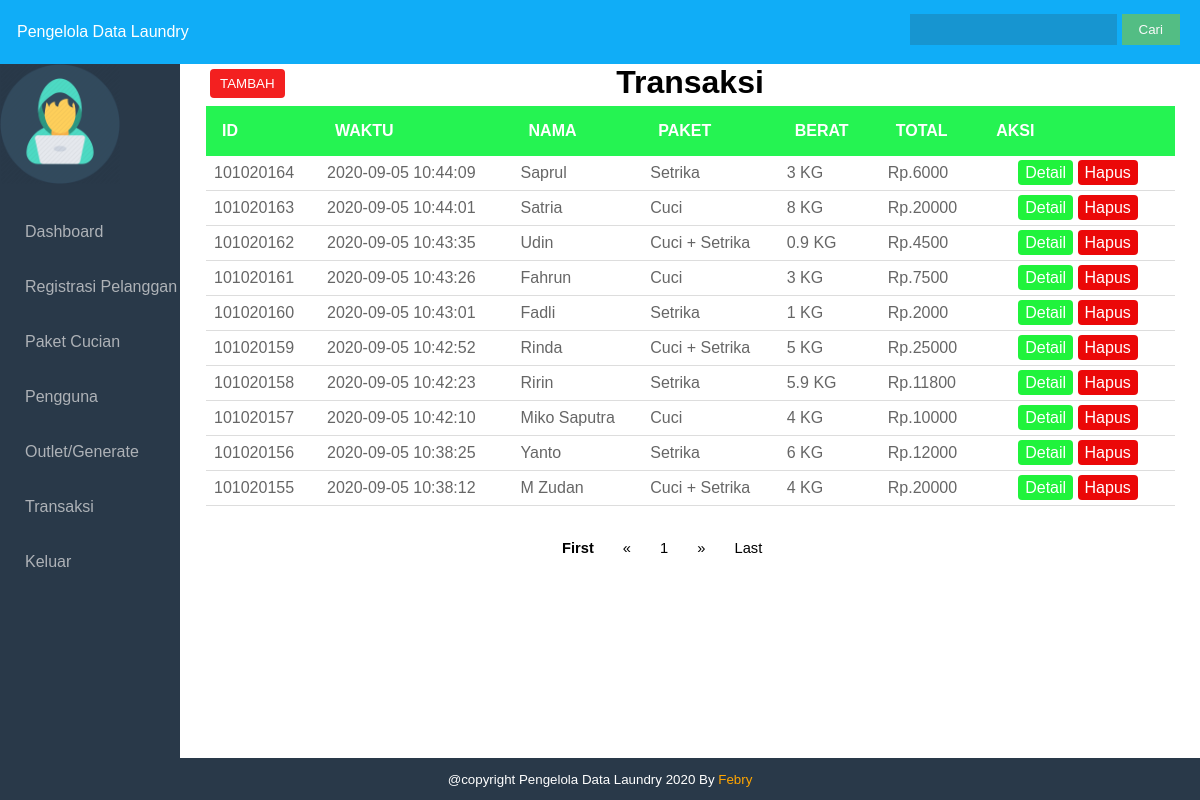
The page /laundry/admin/transaksi.php?id=101020164 (signed in) on the database its author committed.
### tables this page shows
CREATE TABLE `transaksi` (
  `id` int(11) NOT NULL,
  `id_pelanggan` int(11) NOT NULL,
  `id_input` int(11) NOT NULL,
  `id_paket` int(11) NOT NULL,
  `id_owner` int(100) DEFAULT NULL,
  `berat` float NOT NULL,
  `total` float NOT NULL,
  `tanggal` timestamp NOT NULL DEFAULT current_timestamp() ON UPDATE current_timestamp()
);

CREATE TABLE `pelanggan` (
  `id_pelanggan` int(11) NOT NULL,
  `nama` varchar(30) NOT NULL,
  `alamat` varchar(60) NOT NULL,
  `tlpn` varchar(15) NOT NULL
);

CREATE TABLE `paket` (
  `id` int(100) NOT NULL,
  `paket` varchar(100) NOT NULL,
  `harga` float NOT NULL
);

### laundry/admin/transaksi.php (the view, shortened to what this page needs)
<?php
    include 'security.php';
?>
<!DOCTYPE html>
<html>
<head>
    <link rel="stylesheet" type="text/css" href="style.css">
</head>
<body>
    <div class="wrapper">
        <div class="header">
            <?php include 'header.php'; ?>
        </div>
        <div class="badan">
            <div class="sidebar">
                <?php include 'sidebar.php'; ?>
            </div>
        <div class="content">
        <h1>Transaksi</h1>
        <a href="#tambah" style="margin-left: 30px"><button class="btn-tambah">TAMBAH</button></a>
        <table class="table-line">
                <thead>
                    <tr>
                        <th>id</th>
                        <th>Waktu</th>
                        <th>Nama</th>
                        <th>Paket</th>
                        <th>Berat</th>
                        <th>Total</th>
                        <th>Aksi</th>
                    </tr>
                </thead>
                <tbody>
                <?php
                    $page = (isset($_GET['page']))? $_GET['page'] : 1;
                    $limit = 10;
                  $limit_start = ($page - 1) * $limit;
                    $cari = $_POST['cari'];
                    if($cari != ''){
                        $result  = mysqli_query($koneksi, "SELECT transaksi.tanggal, transaksi.id, pelanggan.nama, paket.paket, transaksi.total ,transaksi.berat FROM transaksi
                        INNER JOIN pelanggan ON pelanggan.id_pelanggan = transaksi.id_pelanggan
                        INNER JOIN paket ON paket.id=transaksi.id_paket WHERE transaksi.id LIKE '%$cari%' OR pelanggan.nama LIKE '%$cari%' OR transaksi.berat LIKE '%$cari%'
                        OR transaksi.berat LIKE '%$cari%' OR paket.paket LIKE '%$cari%' OR transaksi.total LIKE '%$cari%' OR transaksi.tanggal LIKE '%$cari%' order by tanggal DESC LIMIT ".$limit_start.",".$limit."");
                        }
                    else{
                        $result = mysqli_query($koneksi,"SELECT transaksi.tanggal, transaksi.id, pelanggan.nama, paket.paket, transaksi.total ,transaksi.berat FROM transaksi
                        INNER JOIN pelanggan ON pelanggan.id_pelanggan = transaksi.id_pelanggan
                        INNER JOIN paket ON paket.id=transaksi.id_paket order by tanggal DESC LIMIT ".$limit_start.",".$limit." ");
                        }
                    if(mysqli_num_rows($result)){
                    while($isi = mysqli_fetch_array($result) ){
                        ?>
                        <tr>
                            <td><?= $isi['id']; ?></td>
                            <td><?= $isi['tanggal'];?></td>
                            <td><?= $isi['nama']; ?></td>
                            <td><?= $isi['paket']; ?></td>
                            <td><?= $isi['berat'];?> KG</td>
                            <td>Rp.<?= $isi['total']; ?></td>
                            <td>
                            <a href="transaksi.php?id=<?php echo $isi['id']; ?>#detail" style="margin-left: 30px" value="id=<?= $isi['id']?>" class="btn-edit" >Detail</a>
                            <a class="btn-hapus" role="button" href="transaksi.php?id=<?php echo $isi['id']; ?>&act=delete">Hapus</a>
                        </tr>
                    <?php }}
                    else{
                        echo "<tr><td colspan='6'><p style='text-align: center'>Data Tidak Ditemukan</p></td></tr>";
                        }?>
                    </tbody>
                </table>
        <nav class="nav-button">
        <ul>
            <?php
                if($page == 1){
                ?>
                <li><a style="font-weight: bold;">First</a></li>
                <li><a href="#">&laquo;</a></li>
                <?php
                }else{
                $link_prev = ($page > 1)? $page - 1 : 1;
                ?>
                <li><a href="transaksi.php?page=1">First</a></li>
                <li><a href="transaksi.php?page=<?php echo $link_prev; ?>">&laquo;</a></li>
                <?php
                }
                ?>
                <?php
                $sql_jml = mysqli_query($koneksi, "SELECT COUNT(*) AS jumlah FROM transaksi");
                $get_jumlah = mysqli_fetch_array($sql_jml);
                $jumlah_page = ceil($get_jumlah['jumlah'] / $limit);
                $jumlah_number = 3;
                $start_number = ($page > $jumlah_number)? $page - $jumlah_number : 1;
                $end_number = ($page < ($jumlah_page - $jumlah_number))? $page + $jumlah_number : $jumlah_page;
                for($i = $start_number; $i <= $end_number; $i++){
                $link_active = ($page == $i)? ' class="active"' : '';
                ?>
                <li <?php echo $link_active; ?>><a href="transaksi.php?page=<?php echo $i; ?>"><?php echo $i; ?></a></li>
                <?php
                }
                ?>
                <?php
                if($page == $jumlah_page){
                ?>
                <li><a href="#">&raquo;</a></li>
                <li><a href="#">Last</a></li>
                <?php
                }else{
                $link_next = ($page < $jumlah_page)? $page + 1 : $jumlah_page;
                ?>
                <li><a href="transaksi.php?page=<?php echo $link_next; ?>">&raquo;</a></li>
                <li><a href="transaksi.php?page=<?php echo $jumlah_page; ?>">Last</a></li>
                <?php
                }
                ?>
            </ul>
            </nav>
        </div>
        <div class="footer">
            <p> @copyright Pengelola Data Laundry 2020 By<a target="_blank" href="https://www.instagram.com/official_febryardyansyah/" style="text-decoration:none; color:orange"> Febry</a></p>
        </div>
    </div>
</body>
</html>

### laundry/admin/style.css (style rules this page uses)
body { margin: 0; padding: 0; font-family: Arial, Helvetica, sans-serif; }
.header { background-color: #10adf7; position: fixed; top: 0; right: 0; left: 0; z-index: 1030; color: #ffffff; }
.wrapper { width: 100%; height: 100%; }
.badan { margin-top: 64px; width: 100%; height: 80%; }
.badan .sidebar { float: left; width: 15%; height: 900px; background:#293949; position: fixed; z-index: 1; left: 0; }
ul { padding: 0; margin-left: -1 0px; }
ul li { list-style: none; }
ul li a { text-decoration: none; color: #aeb2b7; display: block; padding: 19px 0px 18px 25px; transition: all 200ms ease-in; }
.badan .content { float: right; width: 85%; }
.content h1 { text-align: center ; padding: 0; margin: 0 0 -40px 0; }
.table-line { width: 95%; margin: 0 0 0 26px; border-collapse: collapse; }
.table-line th { background: #25f352; color: #ffffff; padding: 1em; text-align: left; text-transform: uppercase; }
.table-line td { border-bottom: 1px solid #DDDDDD; color: #666666; padding: 8px; }
.footer { width: 100%; background: #293949; color: #fff; position: absolute; bottom: 0px; }
.footer p { text-align: center; font-size: 10pt; }
.footer p a { text-decoration: none; }
.nav-button { margin-left: 35%; font-size: 11pt; margin-top: 6px; }
.nav-button ul li { display: inline-block; }
.nav-button ul li a { color: #000000; text-decoration: none; }
.btn-tambah { background-color: #f32020; color: white; padding: 7px 10px; margin: 8px 0; border: none; border-radius: 4px; cursor: pointer; }
.btn-hapus { background-color: #eb0808; color: white; padding: 4px 7px; margin: 8px 0; border: none; border-radius: 4px; text-decoration: none; }
.btn-edit { background-color: #20f33c; color: white; padding: 4px 7px; margin: 8px 0; border: none; border-radius: 4px; text-decoration: none; }

### rows shown on the page
transaksi: id "101020164", tanggal "2020-09-05 10:44:09", id_pelanggan.nama "Saprul", id_paket.paket "Setrika", berat "3", total "6000"
transaksi: id "101020163", tanggal "2020-09-05 10:44:01", id_pelanggan.nama "Satria", id_paket.paket "Cuci", berat "8", total "20000"
transaksi: id "101020162", tanggal "2020-09-05 10:43:35", id_pelanggan.nama "Udin", id_paket.paket "Cuci + Setrika", berat "0.9", total "4500"
transaksi: id "101020161", tanggal "2020-09-05 10:43:26", id_pelanggan.nama "Fahrun", id_paket.paket "Cuci", berat "3", total "7500"
transaksi: id "101020160", tanggal "2020-09-05 10:43:01", id_pelanggan.nama "Fadli", id_paket.paket "Setrika", berat "1", total "2000"
transaksi: id "101020159", tanggal "2020-09-05 10:42:52", id_pelanggan.nama "Rinda", id_paket.paket "Cuci + Setrika", berat "5", total "25000"
transaksi: id "101020158", tanggal "2020-09-05 10:42:23", id_pelanggan.nama "Ririn", id_paket.paket "Setrika", berat "5.9", total "11800"
transaksi: id "101020157", tanggal "2020-09-05 10:42:10", id_pelanggan.nama "Miko Saputra", id_paket.paket "Cuci", berat "4", total "10000"
transaksi: id "101020156", tanggal "2020-09-05 10:38:25", id_pelanggan.nama "Yanto", id_paket.paket "Setrika", berat "6", total "12000"
transaksi: id "101020155", tanggal "2020-09-05 10:38:12", id_pelanggan.nama "M Zudan", id_paket.paket "Cuci + Setrika", berat "4", total "20000"
